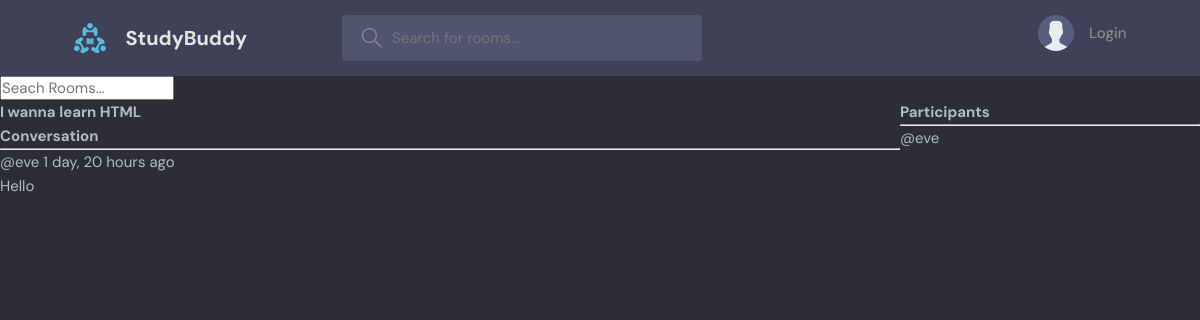
The page /room/4/ on the database its author committed.
### base/models.py (models this page shows, shortened)
class Room(models.Model):
    host = models.ForeignKey(User, on_delete=models.SET_NULL, null=True)
    topic = models.ForeignKey(Topic, on_delete=models.SET_NULL, null=True)
    name = models.CharField(max_length=200)
    description = models.TextField(null=True, blank=True)
    participants = models.ManyToManyField(User, related_name='participants', blank=True)
    updated = models.DateTimeField(auto_now=True)
    created = models.DateTimeField(auto_now_add=True)
    class Meta:
        ordering = ['-updated', '-created']

class Message(models.Model):
    user = models.ForeignKey(User, on_delete=models.CASCADE)
    room = models.ForeignKey(Room, on_delete=models.CASCADE)
    body = models.TextField()
    updated = models.DateTimeField(auto_now=True)
    created = models.DateTimeField(auto_now_add=True)
    class Meta:
        ordering = ['-updated', '-created']

### base/views.py (the view, shortened to what this page needs)
# urls.py: path('room/<str:pk>/', views.room, name="room"),
def room(request, pk):
    room = Room.objects.get(id=pk)
    room_messages = room.message_set.all()
    participants = room.participants.all()
    context = {'room': room, 'room_messages': room_messages, 'participants':participants}
    return render(request, 'base/room.html', context)

### base/templates/base/room.html (shortened to what this page needs)
{% extends 'main.html' %}
{% block content %}
<div class="room-container">
    <div>
        <h1>{{room.name}}</h1>
        <div class="comment-wrapper">
            <h3>Conversation</h3>
            <hr>
            {% for message in room_messages %}
            <div>
                <small>@{{message.user}} {{message.created|timesince}} ago</small>
                <p>{{message.body}}</p>
            </div>
            {% endfor %}
        </div>
    </div>
    <div>
        <h3>Participants</h3>
        <hr>
        {% for user in participants %}
            <div>
                <p>@{{user.username}}</p>
            </div>
        {% endfor %}
    </div>
</div>
{% endblock content%}

### static/styles/style.css (style rules this page uses)
:root { --color-main: #71c6dd; --color-main-light: #e1f6fb; --color-dark: #3f4156; --color-dark-medium: #51546e; --color-dark-light: #696d97; --color-light: #e5e5e5; --color-gray: #8b8b8b; --color-light-gray: #b2bdbd; --color-bg: #2d2d39; --color-success: #5dd693; --color-error: #fc4b0b; }
* { font-family: "DM Sans", -apple-system, BlinkMacSystemFont, "Segoe UI", Roboto, Oxygen, Ubuntu, Cantarell, "Open Sans", "Helvetica Neue", sans-serif; margin: 0; padding: 0; box-sizing: border-box; text-rendering: optimizeLegibility; font-size: inherit; }
html { font-size: 56.25%; }
@media only screen and (min-width: 1200px) { html { font-size: 62.5%; } }
body { line-height: 1.6; font-weight: 400; font-size: 1.5rem; color: var(--color-light-gray); background-color: var(--color-bg); min-height: 100vh; }

### base/templates/base/room.html (style rules this page uses)
.room-container { display: grid; grid-template-columns: 3fr 1fr; }

### rows shown on the page
Room: name "I wanna learn HTML"
Message: user "eve", created "1 day, 20 hours", body "Hello"

### other values the page prints
{{ user.username }} "eve"
